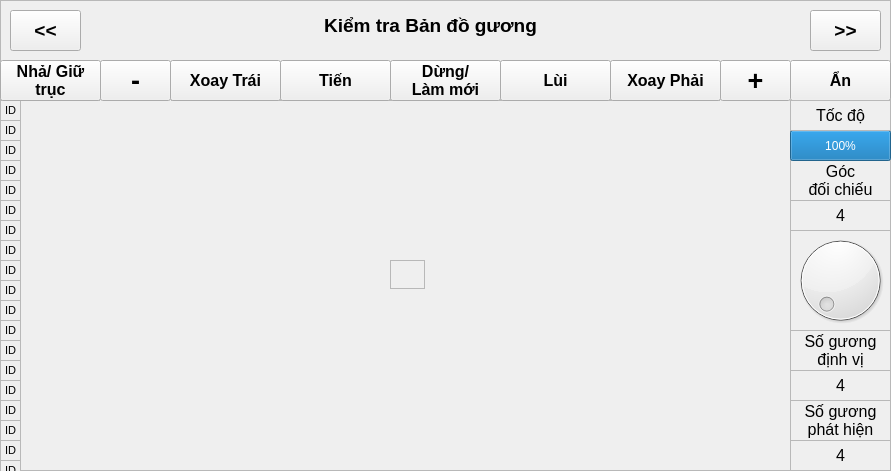
    <widget class="QFrame" name="fr_nav350">
     <property name="geometry">
      <rect>
       <x>0</x>
       <y>0</y>
       <width>891</width>
       <height>471</height>
      </rect>
     </property>
     <property name="autoFillBackground">
      <bool>true</bool>
     </property>
     <property name="frameShape">
      <enum>QFrame::StyledPanel</enum>
     </property>
     <property name="frameShadow">
      <enum>QFrame::Raised</enum>
     </property>
     <widget class="QFrame" name="fr_showReflector">
      <property name="geometry">
       <rect>
        <x>0</x>
        <y>100</y>
        <width>791</width>
        <height>371</height>
       </rect>
      </property>
      <property name="autoFillBackground">
       <bool>true</bool>
      </property>
      <property name="frameShape">
       <enum>QFrame::StyledPanel</enum>
      </property>
      <property name="frameShadow">
       <enum>QFrame::Raised</enum>
      </property>
      <widget class="QLabel" name="lb_rf_0">
       <property name="geometry">
        <rect>
         <x>0</x>
         <y>0</y>
         <width>21</width>
         <height>21</height>
        </rect>
       </property>
       <property name="font">
        <font>
         <pointsize>8</pointsize>
        </font>
       </property>
       <property name="autoFillBackground">
        <bool>true</bool>
       </property>
       <property name="frameShape">
        <enum>QFrame::StyledPanel</enum>
       </property>
       <property name="text">
        <string>ID</string>
       </property>
       <property name="alignment">
        <set>Qt::AlignCenter</set>
       </property>
      </widget>
      <widget class="QLabel" name="lb_rf_1">
       <property name="geometry">
        <rect>
         <x>0</x>
         <y>20</y>
         <width>21</width>
         <height>21</height>
        </rect>
       </property>
       <property name="font">
        <font>
         <pointsize>8</pointsize>
        </font>
       </property>
       <property name="autoFillBackground">
        <bool>true</bool>
       </property>
       <property name="frameShape">
        <enum>QFrame::StyledPanel</enum>
       </property>
       <property name="text">
        <string>ID</string>
       </property>
       <property name="alignment">
        <set>Qt::AlignCenter</set>
       </property>
      </widget>
      <widget class="QLabel" name="lb_rf_2">
       <property name="geometry">
        <rect>
         <x>0</x>
         <y>40</y>
         <width>21</width>
         <height>21</height>
        </rect>
       </property>
       <property name="font">
        <font>
         <pointsize>8</pointsize>
        </font>
       </property>
       <property name="autoFillBackground">
        <bool>true</bool>
       </property>
       <property name="frameShape">
        <enum>QFrame::StyledPanel</enum>
       </property>
       <property name="text">
        <string>ID</string>
       </property>
       <property name="alignment">
        <set>Qt::AlignCenter</set>
       </property>
      </widget>
      <widget class="QLabel" name="lb_rf_3">
       <property name="geometry">
        <rect>
         <x>0</x>
         <y>60</y>
         <width>21</width>
         <height>21</height>
        </rect>
       </property>
       <property name="font">
        <font>
         <pointsize>8</pointsize>
        </font>
       </property>
       <property name="autoFillBackground">
        <bool>true</bool>
       </property>
       <property name="frameShape">
        <enum>QFrame::StyledPanel</enum>
       </property>
       <property name="text">
        <string>ID</string>
       </property>
       <property name="alignment">
        <set>Qt::AlignCenter</set>
       </property>
      </widget>
      <widget class="QLabel" name="lb_rf_4">
       <property name="geometry">
        <rect>
         <x>0</x>
         <y>80</y>
         <width>21</width>
         <height>21</height>
        </rect>
       </property>
       <property name="font">
        <font>
         <pointsize>8</pointsize>
        </font>
       </property>
       <property name="autoFillBackground">
        <bool>true</bool>
       </property>
       <property name="frameShape">
        <enum>QFrame::StyledPanel</enum>
       </property>
       <property name="text">
        <string>ID</string>
       </property>
       <property name="alignment">
        <set>Qt::AlignCenter</set>
       </property>
      </widget>
      <widget class="QLabel" name="lb_rf_5">
       <property name="geometry">
        <rect>
         <x>0</x>
         <y>100</y>
         <width>21</width>
         <height>21</height>
        </rect>
       </property>
       <property name="font">
        <font>
         <pointsize>8</pointsize>
        </font>
       </property>
       <property name="autoFillBackground">
        <bool>true</bool>
       </property>
       <property name="frameShape">
        <enum>QFrame::StyledPanel</enum>
       </property>
       <property name="text">
        <string>ID</string>
       </property>
       <property name="alignment">
        <set>Qt::AlignCenter</set>
       </property>
      </widget>
      <widget class="QLabel" name="lb_rf_6">
       <property name="geometry">
        <rect>
         <x>0</x>
         <y>120</y>
         <width>21</width>
         <height>21</height>
        </rect>
       </property>
       <property name="font">
        <font>
         <pointsize>8</pointsize>
        </font>
       </property>
       <property name="autoFillBackground">
        <bool>true</bool>
       </property>
       <property name="frameShape">
        <enum>QFrame::StyledPanel</enum>
       </property>
       <property name="text">
        <string>ID</string>
       </property>
       <property name="alignment">
        <set>Qt::AlignCenter</set>
       </property>
      </widget>
      <widget class="QLabel" name="lb_rf_7">
       <property name="geometry">
        <rect>
         <x>0</x>
         <y>140</y>
         <width>21</width>
         <height>21</height>
        </rect>
       </property>
       <property name="font">
        <font>
         <pointsize>8</pointsize>
        </font>
       </property>
       <property name="autoFillBackground">
        <bool>true</bool>
       </property>
       <property name="frameShape">
        <enum>QFrame::StyledPanel</enum>
       </property>
       <property name="text">
        <string>ID</string>
       </property>
       <property name="alignment">
        <set>Qt::AlignCenter</set>
       </property>
      </widget>
      <widget class="QLabel" name="lb_rf_8">
       <property name="geometry">
        <rect>
         <x>0</x>
         <y>160</y>
         <width>21</width>
         <height>21</height>
        </rect>
       </property>
       <property name="font">
        <font>
         <pointsize>8</pointsize>
        </font>
       </property>
       <property name="autoFillBackground">
        <bool>true</bool>
       </property>
       <property name="frameShape">
        <enum>QFrame::StyledPanel</enum>
       </property>
       <property name="text">
        <string>ID</string>
       </property>
       <property name="alignment">
        <set>Qt::AlignCenter</set>
       </property>
      </widget>
      <widget class="QLabel" name="lb_rf_9">
       <property name="geometry">
        <rect>
         <x>0</x>
         <y>180</y>
         <width>21</width>
         <height>21</height>
        </rect>
       </property>
       <property name="font">
        <font>
         <pointsize>8</pointsize>
        </font>
       </property>
       <property name="autoFillBackground">
        <bool>true</bool>
       </property>
       <property name="frameShape">
        <enum>QFrame::StyledPanel</enum>
       </property>
       <property name="text">
        <string>ID</string>
       </property>
       <property name="alignment">
        <set>Qt::AlignCenter</set>
       </property>
      </widget>
      <widget class="QLabel" name="lb_rf_10">
       <property name="geometry">
        <rect>
         <x>0</x>
         <y>200</y>
         <width>21</width>
         <height>21</height>
        </rect>
       </property>
       <property name="font">
        <font>
         <pointsize>8</pointsize>
        </font>
       </property>
       <property name="autoFillBackground">
        <bool>true</bool>
       </property>
       <property name="frameShape">
        <enum>QFrame::StyledPanel</enum>
       </property>
       <property name="text">
        <string>ID</string>
       </property>
       <property name="alignment">
        <set>Qt::AlignCenter</set>
       </property>
      </widget>
      <widget class="QLabel" name="lb_rf_11">
       <property name="geometry">
        <rect>
         <x>0</x>
         <y>220</y>
         <width>21</width>
         <height>21</height>
        </rect>
       </property>
       <property name="font">
        <font>
         <pointsize>8</pointsize>
        </font>
       </property>
       <property name="autoFillBackground">
        <bool>true</bool>
       </property>
       <property name="frameShape">
        <enum>QFrame::StyledPanel</enum>
       </property>
       <property name="text">
        <string>ID</string>
       </property>
       <property name="alignment">
        <set>Qt::AlignCenter</set>
       </property>
      </widget>
      <widget class="QLabel" name="lb_rf_12">
       <property name="geometry">
        <rect>
         <x>0</x>
         <y>240</y>
         <width>21</width>
         <height>21</height>
        </rect>
       </property>
       <property name="font">
        <font>
         <pointsize>8</pointsize>
        </font>
       </property>
       <property name="autoFillBackground">
        <bool>true</bool>
       </property>
       <property name="frameShape">
        <enum>QFrame::StyledPanel</enum>
       </property>
       <property name="text">
        <string>ID</string>
       </property>
       <property name="alignment">
        <set>Qt::AlignCenter</set>
       </property>
      </widget>
      <widget class="QLabel" name="lb_rf_13">
       <property name="geometry">
        <rect>
         <x>0</x>
         <y>260</y>
         <width>21</width>
         <height>21</height>
        </rect>
       </property>
       <property name="font">
        <font>
         <pointsize>8</pointsize>
        </font>
       </property>
       <property name="autoFillBackground">
        <bool>true</bool>
       </property>
       <property name="frameShape">
        <enum>QFrame::StyledPanel</enum>
       </property>
       <property name="text">
        <string>ID</string>
       </property>
       <property name="alignment">
        <set>Qt::AlignCenter</set>
       </property>
      </widget>
      <widget class="QLabel" name="lb_rf_14">
       <property name="geometry">
        <rect>
         <x>0</x>
         <y>280</y>
         <width>21</width>
         <height>21</height>
        </rect>
       </property>
       <property name="font">
        <font>
         <pointsize>8</pointsize>
        </font>
       </property>
       <property name="autoFillBackground">
        <bool>true</bool>
       </property>
       <property name="frameShape">
        <enum>QFrame::StyledPanel</enum>
       </property>
       <property name="text">
        <string>ID</string>
       </property>
       <property name="alignment">
        <set>Qt::AlignCenter</set>
       </property>
      </widget>
      <widget class="QLabel" name="lb_rf_15">
       <property name="geometry">
        <rect>
         <x>0</x>
         <y>300</y>
         <width>21</width>
         <height>21</height>
        </rect>
       </property>
       <property name="font">
        <font>
         <pointsize>8</pointsize>
        </font>
       </property>
       <property name="autoFillBackground">
        <bool>true</bool>
       </property>
       <property name="frameShape">
        <enum>QFrame::StyledPanel</enum>
       </property>
       <property name="text">
        <string>ID</string>
       </property>
       <property name="alignment">
        <set>Qt::AlignCenter</set>
       </property>
      </widget>
      <widget class="QLabel" name="lb_rf_16">
       <property name="geometry">
        <rect>
         <x>0</x>
         <y>320</y>
         <width>21</width>
         <height>21</height>
        </rect>
       </property>
       <property name="font">
        <font>
         <pointsize>8</pointsize>
        </font>
       </property>
       <property name="autoFillBackground">
        <bool>true</bool>
       </property>
       <property name="frameShape">
        <enum>QFrame::StyledPanel</enum>
       </property>
       <property name="text">
        <string>ID</string>
       </property>
       <property name="alignment">
        <set>Qt::AlignCenter</set>
       </property>
      </widget>
      <widget class="QLabel" name="lb_rf_17">
       <property name="geometry">
        <rect>
         <x>0</x>
         <y>340</y>
         <width>21</width>
         <height>21</height>
        </rect>
       </property>
       <property name="font">
        <font>
         <pointsize>8</pointsize>
        </font>
       </property>
       <property name="autoFillBackground">
        <bool>true</bool>
       </property>
       <property name="frameShape">
        <enum>QFrame::StyledPanel</enum>
       </property>
       <property name="text">
        <string>ID</string>
       </property>
       <property name="alignment">
        <set>Qt::AlignCenter</set>
       </property>
      </widget>
      <widget class="QLabel" name="lb_rf_18">
       <property name="geometry">
        <rect>
         <x>0</x>
         <y>360</y>
         <width>21</width>
         <height>21</height>
        </rect>
       </property>
       <property name="font">
        <font>
         <pointsize>8</pointsize>
        </font>
       </property>
       <property name="autoFillBackground">
        <bool>true</bool>
       </property>
       <property name="frameShape">
        <enum>QFrame::StyledPanel</enum>
       </property>
       <property name="text">
        <string>ID</string>
       </property>
       <property name="alignment">
        <set>Qt::AlignCenter</set>
       </property>
      </widget>
      <widget class="QLabel" name="lb_rf_19">
       <property name="geometry">
        <rect>
         <x>0</x>
         <y>380</y>
         <width>21</width>
         <height>21</height>
        </rect>
       </property>
       <property name="font">
        <font>
         <pointsize>8</pointsize>
        </font>
       </property>
       <property name="autoFillBackground">
        <bool>true</bool>
       </property>
       <property name="frameShape">
        <enum>QFrame::StyledPanel</enum>
       </property>
       <property name="text">
        <string>ID</string>
       </property>
       <property name="alignment">
        <set>Qt::AlignCenter</set>
       </property>
      </widget>
      <widget class="QLabel" name="lb_nav350">
       <property name="geometry">
        <rect>
         <x>390</x>
         <y>160</y>
         <width>35</width>
         <height>29</height>
        </rect>
       </property>
       <property name="font">
        <font>
         <pointsize>8</pointsize>
         <weight>75</weight>
         <bold>true</bold>
        </font>
       </property>
       <property name="autoFillBackground">
        <bool>true</bool>
       </property>
       <property name="frameShape">
        <enum>QFrame::StyledPanel</enum>
       </property>
       <property name="text">
        <string/>
       </property>
       <property name="pixmap">
        <pixmap>nav350.png</pixmap>
       </property>
       <property name="scaledContents">
        <bool>true</bool>
       </property>
       <property name="alignment">
        <set>Qt::AlignCenter</set>
       </property>
      </widget>
     </widget>
     <widget class="QLabel" name="lb_reflectorLoc">
      <property name="geometry">
       <rect>
        <x>790</x>
        <y>330</y>
        <width>101</width>
        <height>41</height>
       </rect>
      </property>
      <property name="font">
       <font>
        <pointsize>12</pointsize>
       </font>
      </property>
      <property name="autoFillBackground">
       <bool>false</bool>
      </property>
      <property name="frameShape">
       <enum>QFrame::StyledPanel</enum>
      </property>
      <property name="lineWidth">
       <number>1</number>
      </property>
      <property name="midLineWidth">
       <number>0</number>
      </property>
      <property name="text">
       <string>Số gương
định vị</string>
      </property>
      <property name="scaledContents">
       <bool>false</bool>
      </property>
      <property name="alignment">
       <set>Qt::AlignCenter</set>
      </property>
      <property name="wordWrap">
       <bool>false</bool>
      </property>
      <property name="openExternalLinks">
       <bool>false</bool>
      </property>
     </widget>
     <widget class="QLabel" name="lbv_reflectorLoc">
      <property name="geometry">
       <rect>
        <x>790</x>
        <y>370</y>
        <width>101</width>
        <height>31</height>
       </rect>
      </property>
      <property name="font">
       <font>
        <pointsize>12</pointsize>
       </font>
      </property>
      <property name="autoFillBackground">
       <bool>false</bool>
      </property>
      <property name="frameShape">
       <enum>QFrame::StyledPanel</enum>
      </property>
      <property name="lineWidth">
       <number>1</number>
      </property>
      <property name="midLineWidth">
       <number>0</number>
      </property>
      <property name="text">
       <string>4</string>
      </property>
      <property name="scaledContents">
       <bool>false</bool>
      </property>
      <property name="alignment">
       <set>Qt::AlignCenter</set>
      </property>
      <property name="wordWrap">
       <bool>false</bool>
      </property>
      <property name="openExternalLinks">
       <bool>false</bool>
      </property>
     </widget>
     <widget class="QLabel" name="lb_reflectorDetect">
      <property name="geometry">
       <rect>
        <x>790</x>
        <y>400</y>
        <width>101</width>
        <height>41</height>
       </rect>
      </property>
      <property name="font">
       <font>
        <pointsize>12</pointsize>
       </font>
      </property>
      <property name="autoFillBackground">
       <bool>false</bool>
      </property>
      <property name="frameShape">
       <enum>QFrame::StyledPanel</enum>
      </property>
      <property name="lineWidth">
       <number>1</number>
      </property>
      <property name="midLineWidth">
       <number>0</number>
      </property>
      <property name="text">
       <string>Số gương
phát hiện</string>
      </property>
      <property name="scaledContents">
       <bool>false</bool>
      </property>
      <property name="alignment">
       <set>Qt::AlignCenter</set>
      </property>
      <property name="wordWrap">
       <bool>false</bool>
      </property>
      <property name="openExternalLinks">
       <bool>false</bool>
      </property>
     </widget>
     <widget class="QLabel" name="lbv_reflectorDetect">
      <property name="geometry">
       <rect>
        <x>790</x>
        <y>440</y>
        <width>101</width>
        <height>31</height>
       </rect>
      </property>
      <property name="font">
       <font>
        <pointsize>12</pointsize>
       </font>
      </property>
      <property name="autoFillBackground">
       <bool>false</bool>
      </property>
      <property name="frameShape">
       <enum>QFrame::StyledPanel</enum>
      </property>
      <property name="lineWidth">
       <number>1</number>
      </property>
      <property name="midLineWidth">
       <number>0</number>
      </property>
      <property name="text">
       <string>4</string>
      </property>
      <property name="scaledContents">
       <bool>false</bool>
      </property>
      <property name="alignment">
       <set>Qt::AlignCenter</set>
      </property>
      <property name="wordWrap">
       <bool>false</bool>
      </property>
      <property name="openExternalLinks">
       <bool>false</bool>
      </property>
     </widget>
     <widget class="QLabel" name="lb_angleCompare">
      <property name="geometry">
       <rect>
        <x>790</x>
        <y>160</y>
        <width>101</width>
        <height>41</height>
       </rect>
      </property>
      <property name="font">
       <font>
        <pointsize>12</pointsize>
       </font>
      </property>
      <property name="autoFillBackground">
       <bool>false</bool>
      </property>
      <property name="frameShape">
       <enum>QFrame::StyledPanel</enum>
      </property>
      <property name="lineWidth">
       <number>1</number>
      </property>
      <property name="midLineWidth">
       <number>0</number>
      </property>
      <property name="text">
       <string>Góc
đối chiếu</string>
      </property>
      <property name="scaledContents">
       <bool>false</bool>
      </property>
      <property name="alignment">
       <set>Qt::AlignCenter</set>
      </property>
      <property name="wordWrap">
       <bool>false</bool>
      </property>
      <property name="openExternalLinks">
       <bool>false</bool>
      </property>
     </widget>
     <widget class="QLabel" name="lbv_angleCompare">
      <property name="geometry">
       <rect>
        <x>790</x>
        <y>200</y>
        <width>101</width>
        <height>31</height>
       </rect>
      </property>
      <property name="font">
       <font>
        <pointsize>12</pointsize>
       </font>
      </property>
      <property name="autoFillBackground">
       <bool>false</bool>
      </property>
      <property name="frameShape">
       <enum>QFrame::StyledPanel</enum>
      </property>
      <property name="lineWidth">
       <number>1</number>
      </property>
      <property name="midLineWidth">
       <number>0</number>
      </property>
      <property name="text">
       <string>4</string>
      </property>
      <property name="scaledContents">
       <bool>false</bool>
      </property>
      <property name="alignment">
       <set>Qt::AlignCenter</set>
      </property>
      <property name="wordWrap">
       <bool>false</bool>
      </property>
      <property name="openExternalLinks">
       <bool>false</bool>
      </property>
     </widget>
     <widget class="QDial" name="dial_angleCompare">
      <property name="geometry">
       <rect>
        <x>790</x>
        <y>230</y>
        <width>101</width>
        <height>101</height>
       </rect>
      </property>
      <property name="maximum">
       <number>180</number>
      </property>
     </widget>
     <widget class="QLabel" name="lb_reflectorCheck">
      <property name="enabled">
       <bool>true</bool>
      </property>
      <property name="geometry">
       <rect>
        <x>310</x>
        <y>10</y>
        <width>241</width>
        <height>31</height>
       </rect>
      </property>
      <property name="font">
       <font>
        <pointsize>14</pointsize>
        <weight>75</weight>
        <bold>true</bold>
       </font>
      </property>
      <property name="autoFillBackground">
       <bool>false</bool>
      </property>
      <property name="frameShape">
       <enum>QFrame::NoFrame</enum>
      </property>
      <property name="lineWidth">
       <number>1</number>
      </property>
      <property name="midLineWidth">
       <number>0</number>
      </property>
      <property name="text">
       <string>Kiểm tra Bản đồ gương</string>
      </property>
      <property name="scaledContents">
       <bool>false</bool>
      </property>
      <property name="alignment">
       <set>Qt::AlignCenter</set>
      </property>
      <property name="wordWrap">
       <bool>false</bool>
      </property>
      <property name="openExternalLinks">
       <bool>false</bool>
      </property>
     </widget>
     <widget class="QPushButton" name="bt_page_editSpecialPoint">
      <property name="geometry">
       <rect>
        <x>810</x>
        <y>10</y>
        <width>71</width>
        <height>41</height>
       </rect>
      </property>
      <property name="font">
       <font>
        <pointsize>14</pointsize>
        <weight>75</weight>
        <bold>true</bold>
       </font>
      </property>
      <property name="text">
       <string>&gt;&gt;</string>
      </property>
     </widget>
     <widget class="QPushButton" name="bt_page_getPoint">
      <property name="geometry">
       <rect>
        <x>10</x>
        <y>10</y>
        <width>71</width>
        <height>41</height>
       </rect>
      </property>
      <property name="font">
       <font>
        <pointsize>14</pointsize>
        <weight>75</weight>
        <bold>true</bold>
       </font>
      </property>
      <property name="text">
       <string>&lt;&lt;</string>
      </property>
     </widget>
     <widget class="QPushButton" name="bt_hideSetting2">
      <property name="geometry">
       <rect>
        <x>790</x>
        <y>60</y>
        <width>101</width>
        <height>41</height>
       </rect>
      </property>
      <property name="font">
       <font>
        <pointsize>12</pointsize>
        <weight>75</weight>
        <bold>true</bold>
       </font>
      </property>
      <property name="text">
       <string>Ẩn</string>
      </property>
     </widget>
     <widget class="QPushButton" name="bt_reduceSpeed2">
      <property name="geometry">
       <rect>
        <x>100</x>
        <y>60</y>
        <width>71</width>
        <height>41</height>
       </rect>
      </property>
      <property name="font">
       <font>
        <family>Ubuntu</family>
        <pointsize>20</pointsize>
        <weight>75</weight>
        <bold>true</bold>
       </font>
      </property>
      <property name="focusPolicy">
       <enum>Qt::ClickFocus</enum>
      </property>
      <property name="autoFillBackground">
       <bool>true</bool>
      </property>
      <property name="text">
       <string>-</string>
      </property>
     </widget>
     <widget class="QPushButton" name="bt_tryTarget_goStop2">
      <property name="geometry">
       <rect>
        <x>390</x>
        <y>60</y>
        <width>111</width>
        <height>41</height>
       </rect>
      </property>
      <property name="font">
       <font>
        <pointsize>12</pointsize>
        <weight>75</weight>
        <bold>true</bold>
       </font>
      </property>
      <property name="text">
       <string>Dừng/
Làm mới</string>
      </property>
     </widget>
     <widget class="QPushButton" name="bt_upSpeed2">
      <property name="geometry">
       <rect>
        <x>720</x>
        <y>60</y>
        <width>71</width>
        <height>41</height>
       </rect>
      </property>
      <property name="font">
       <font>
        <family>Ubuntu</family>
        <pointsize>20</pointsize>
        <weight>75</weight>
        <bold>true</bold>
       </font>
      </property>
      <property name="focusPolicy">
       <enum>Qt::ClickFocus</enum>
      </property>
      <property name="autoFillBackground">
       <bool>true</bool>
      </property>
      <property name="text">
       <string>+</string>
      </property>
     </widget>
     <widget class="QPushButton" name="bt_tryTarget_goDown2">
      <property name="geometry">
       <rect>
        <x>500</x>
        <y>60</y>
        <width>111</width>
        <height>41</height>
       </rect>
      </property>
      <property name="font">
       <font>
        <pointsize>12</pointsize>
        <weight>75</weight>
        <bold>true</bold>
       </font>
      </property>
      <property name="text">
       <string>Lùi</string>
      </property>
     </widget>
     <widget class="QPushButton" name="bt_tryTarget_goLeft2">
      <property name="geometry">
       <rect>
        <x>170</x>
        <y>60</y>
        <width>111</width>
        <height>41</height>
       </rect>
      </property>
      <property name="font">
       <font>
        <pointsize>12</pointsize>
        <weight>75</weight>
        <bold>true</bold>
       </font>
      </property>
      <property name="text">
       <string>Xoay Trái</string>
      </property>
     </widget>
     <widget class="QPushButton" name="bt_tryTarget_goRight2">
      <property name="geometry">
       <rect>
        <x>610</x>
        <y>60</y>
        <width>111</width>
        <height>41</height>
       </rect>
      </property>
      <property name="font">
       <font>
        <pointsize>12</pointsize>
        <weight>75</weight>
        <bold>true</bold>
       </font>
      </property>
      <property name="text">
       <string>Xoay Phải</string>
      </property>
     </widget>
     <widget class="QPushButton" name="bt_disableBrake2">
      <property name="geometry">
       <rect>
        <x>0</x>
        <y>60</y>
        <width>101</width>
        <height>41</height>
       </rect>
      </property>
      <property name="font">
       <font>
        <pointsize>12</pointsize>
        <weight>75</weight>
        <bold>true</bold>
       </font>
      </property>
      <property name="text">
       <string>Nhả/ Giữ
trục</string>
      </property>
     </widget>
     <widget class="QPushButton" name="bt_tryTarget_goUp2">
      <property name="geometry">
       <rect>
        <x>280</x>
        <y>60</y>
        <width>111</width>
        <height>41</height>
       </rect>
      </property>
      <property name="font">
       <font>
        <pointsize>12</pointsize>
        <weight>75</weight>
        <bold>true</bold>
       </font>
      </property>
      <property name="text">
       <string>Tiến</string>
      </property>
     </widget>
     <widget class="QProgressBar" name="pb_speed2">
      <property name="geometry">
       <rect>
        <x>790</x>
        <y>130</y>
        <width>101</width>
        <height>31</height>
       </rect>
      </property>
      <property name="layoutDirection">
       <enum>Qt::LeftToRight</enum>
      </property>
      <property name="value">
       <number>100</number>
      </property>
      <property name="alignment">
       <set>Qt::AlignCenter</set>
      </property>
      <property name="textVisible">
       <bool>true</bool>
      </property>
      <property name="orientation">
       <enum>Qt::Horizontal</enum>
      </property>
      <property name="invertedAppearance">
       <bool>false</bool>
      </property>
      <property name="textDirection">
       <enum>QProgressBar::TopToBottom</enum>
      </property>
     </widget>
     <widget class="QLabel" name="lb_velocity">
      <property name="geometry">
       <rect>
        <x>790</x>
        <y>100</y>
        <width>101</width>
        <height>31</height>
       </rect>
      </property>
      <property name="font">
       <font>
        <pointsize>12</pointsize>
       </font>
      </property>
      <property name="autoFillBackground">
       <bool>false</bool>
      </property>
      <property name="frameShape">
       <enum>QFrame::StyledPanel</enum>
      </property>
      <property name="lineWidth">
       <number>1</number>
      </property>
      <property name="midLineWidth">
       <number>0</number>
      </property>
      <property name="text">
       <string>Tốc độ</string>
      </property>
      <property name="scaledContents">
       <bool>false</bool>
      </property>
      <property name="alignment">
       <set>Qt::AlignCenter</set>
      </property>
      <property name="wordWrap">
       <bool>false</bool>
      </property>
      <property name="openExternalLinks">
       <bool>false</bool>
      </property>
     </widget>
    </widget>
